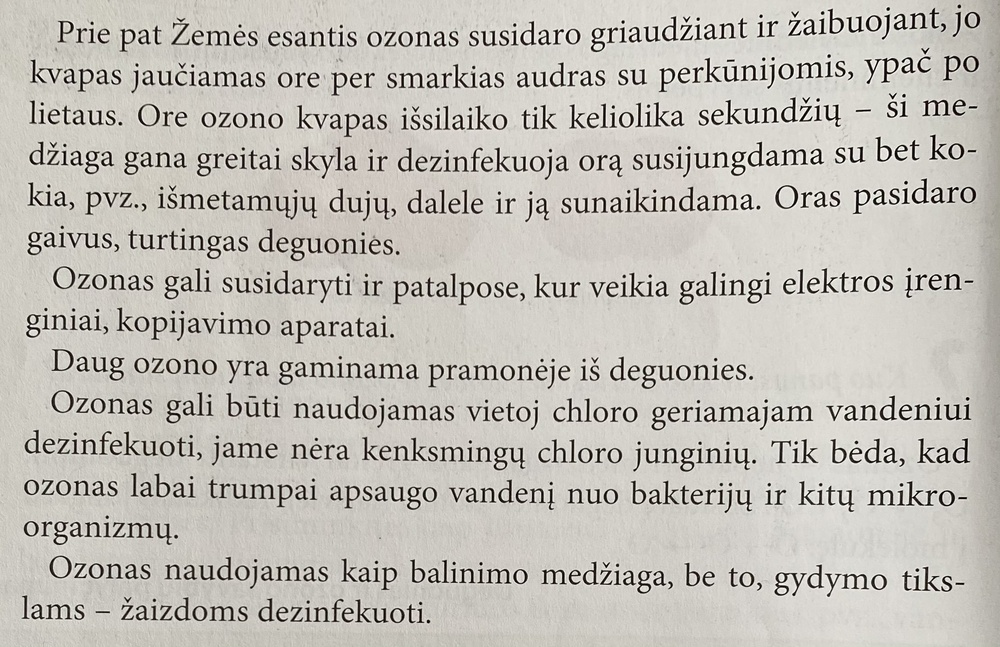
#> input picture extras/tests/IMG_0771.jpg, 1000 x 647 px, shrunk from 2218 x 1434 before the run, found by its file name
$ python skew.py
#> lines starting #> are read from the running program, lines starting #| are printed output that depends on the picture
import matplotlib.pyplot as plt
import numpy as np
from PIL import Image as im
from scipy.ndimage import interpolation as inter

PATH = r"C:\Users\jokub\Desktop\Work\git_rep_ocr\extras\tests\IMG_0771.jpg"

#img = cv2.imread(PATH,0)
img = im.open(PATH)
#> img is the input picture: PIL image 1000x647 RGB; mean R, G, B 193.9, 190.4, 183.5

# convert to binary
wd, ht = img.size
#> wd = 1000; ht = 647
pix = np.array(img.convert('1').getdata(), np.uint8)
bin_img = 1 - (pix.reshape((ht, wd)) / 255.0)
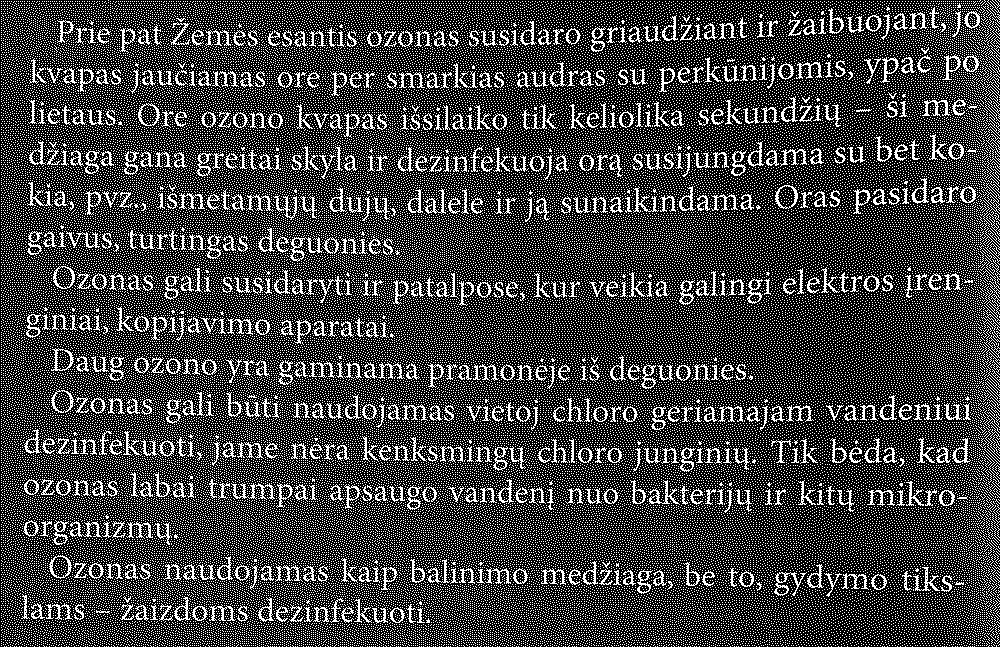
#> bin_img: shape (647, 1000) float64; values 0 (black) and 1 (white), 25.3% white in thin lines or dots
plt.imshow(bin_img, cmap='gray')
plt.savefig('binary.png')

def find_score(arr, angle):
    data = inter.rotate(arr, angle, reshape=False, order=0)
    hist = np.sum(data, axis=1)
    score = np.sum((hist[1:] - hist[:-1]) ** 2)
    return hist, score

delta = 1
limit = 5
angles = np.arange(-limit, limit+delta, delta)
scores = []
for angle in angles:
    hist, score = find_score(bin_img, angle)
    scores.append(score)
#> this loop made 11 passes
#> score on passes 1 to 11: 215074, 264130, 238099, 310901, 350480, 754672, 522226, 275846, 194429, 227808, 230245
#> pass 1, in find_score, `data = inter.rotate(arr, angle, reshape=False, order=0)`:
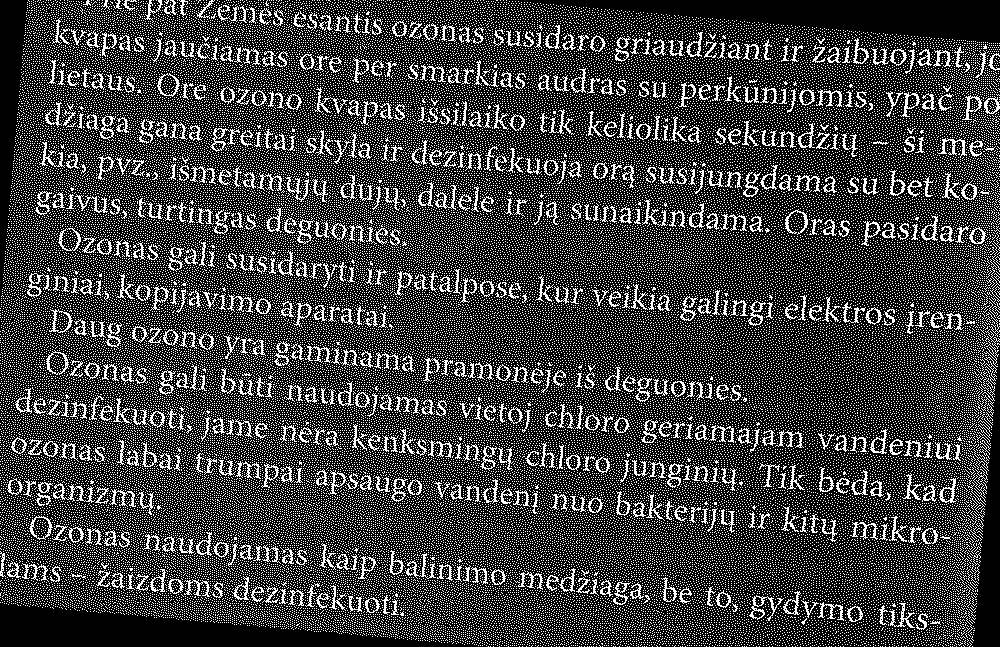
#> data: shape (647, 1000) float64; values 0 (black) and 1 (white), 24.3% white in thin lines or dots
#> pass 2, in find_score (call 2), `data = inter.rotate(arr, angle, reshape=False, order=0)`:
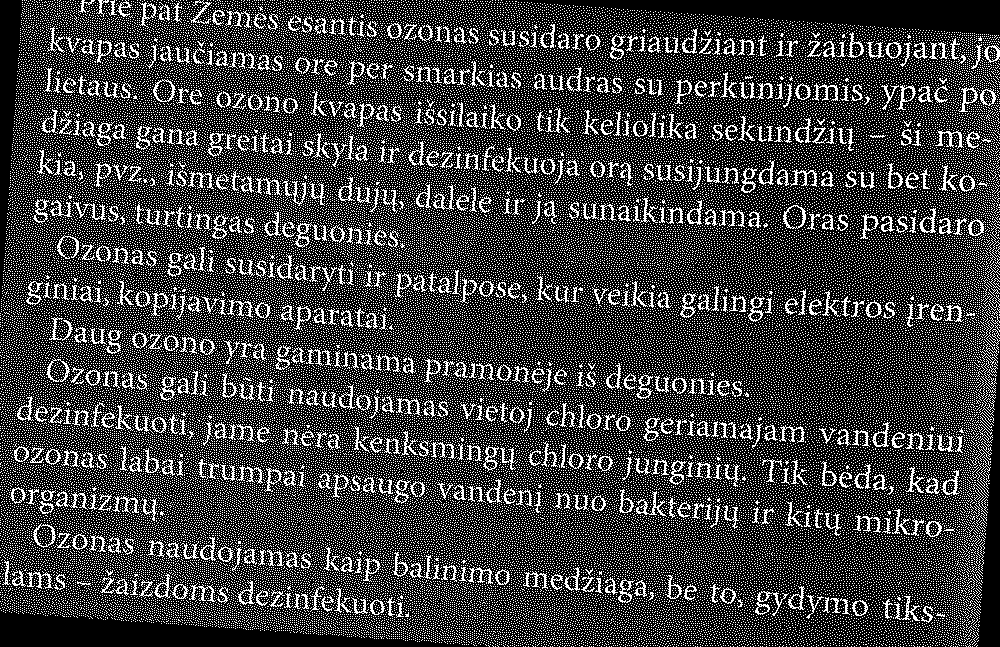
#> data: shape (647, 1000) float64; values 0 (black) and 1 (white), 24.5% white in thin lines or dots
#> pass 3, in find_score (call 3), `data = inter.rotate(arr, angle, reshape=False, order=0)`:
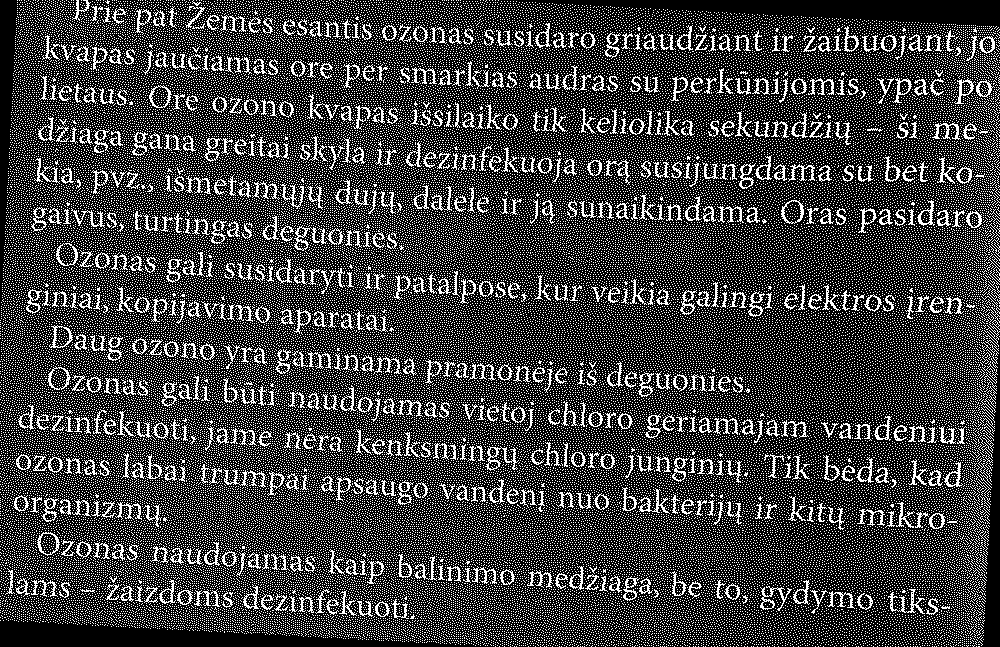
#> data: shape (647, 1000) float64; values 0 (black) and 1 (white), 24.7% white in thin lines or dots
#> after the loop, scores = [215074, 264130, 238099, 310901, 350480, 754672, 522226, 275846, 194429, 227808, 230245]

best_score = max(scores)
#> best_score = 754672
best_angle = angles[scores.index(best_score)]
#> best_angle = 0
print(f'best angle: {best_angle}')
#| best angle: 0

# correct skew
data = inter.rotate(bin_img, best_angle, reshape=False, order=0)
img = im.fromarray((255 * data).astype("uint8")).convert("RGB")
#> img: PIL image 1000x647 RGB; 25.3% white in thin lines or dots
img.save('skew_corrected.png')

$ run again, with extras/tests/test.jpg copied over extras/tests/IMG_0771.jpg
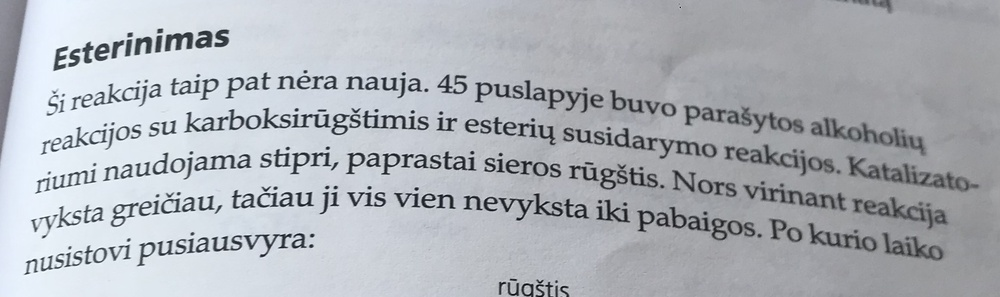
#> input picture extras/tests/test.jpg, 1000 x 297 px, shrunk from 2319 x 688 before the run, found by its file name
#> img is the input picture: PIL image 1000x297 RGB; mean R, G, B 174.8, 178.8, 184.9
#> `bin_img = 1 - (pix.reshape((ht, wd)) / 255.0)`:
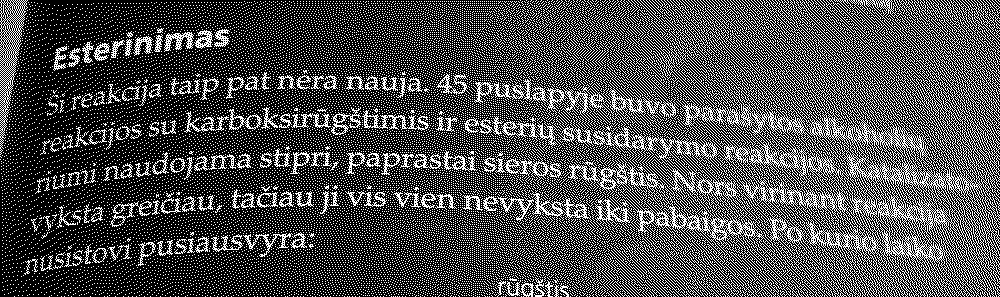
#> bin_img: shape (297, 1000) float64; values 0 (black) and 1 (white), 30.2% white in thin lines or dots
#> the loop `for angle in angles:` made 11 passes
#> score on passes 1 to 8: 69063, 76215, 86042, 84207, 91135, 133991, 75265, 98462
#> pass 3, in find_score (call 3), `data = inter.rotate(arr, angle, reshape=False, order=0)`:
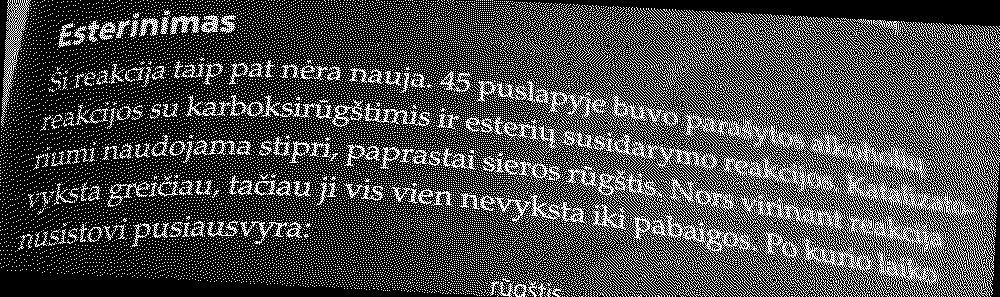
#> data: shape (297, 1000) float64; values 0 (black) and 1 (white), 28.9% white in thin lines or dots
#> after the loop `for angle in angles:`: scores = [69063, 76215, 86042, 84207, 91135, 133991, 75265, 98462, 77636, 65008, 68568]
#> best_score = 133991
#> best_angle = 0
#| best angle: 0
#> img: PIL image 1000x297 RGB; 30.2% white in thin lines or dots
